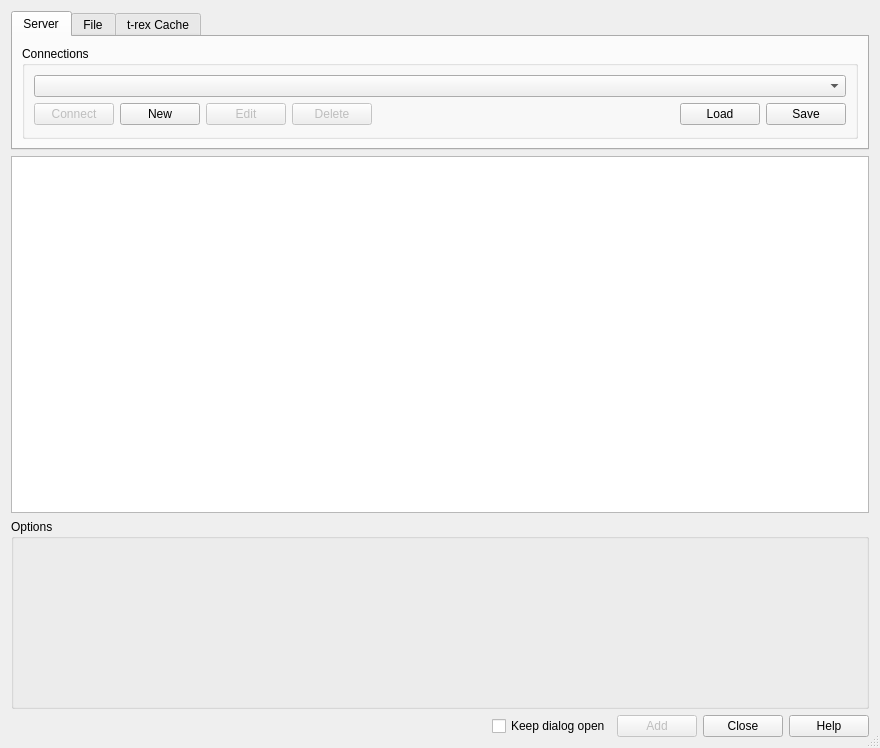
<?xml version="1.0" encoding="UTF-8"?>
<ui version="4.0">
 <class>DlgConnections</class>
 <widget class="QDialog" name="DlgConnections">
  <property name="geometry">
   <rect>
    <x>0</x>
    <y>0</y>
    <width>880</width>
    <height>748</height>
   </rect>
  </property>
  <property name="windowTitle">
   <string>Add Layer(s) from a Vector Tile Source</string>
  </property>
  <property name="sizeGripEnabled">
   <bool>true</bool>
  </property>
  <layout class="QGridLayout" name="gridLayout" rowstretch="0,0,0,0">
   <item row="2" column="0">
    <widget class="QGroupBox" name="grpOptions">
     <property name="minimumSize">
      <size>
       <width>0</width>
       <height>190</height>
      </size>
     </property>
     <property name="title">
      <string>Options</string>
     </property>
    </widget>
   </item>
   <item row="3" column="0">
    <layout class="QHBoxLayout" name="horizontalLayout" stretch="1,0,0,0">
     <item alignment="Qt::AlignRight|Qt::AlignVCenter">
      <widget class="QCheckBox" name="chkKeepOpen">
       <property name="text">
        <string>Keep dialog open</string>
       </property>
      </widget>
     </item>
     <item>
      <widget class="QPushButton" name="btnAdd">
       <property name="enabled">
        <bool>false</bool>
       </property>
       <property name="minimumSize">
        <size>
         <width>80</width>
         <height>0</height>
        </size>
       </property>
       <property name="text">
        <string>Add</string>
       </property>
      </widget>
     </item>
     <item>
      <widget class="QPushButton" name="btnClose">
       <property name="minimumSize">
        <size>
         <width>80</width>
         <height>0</height>
        </size>
       </property>
       <property name="text">
        <string>Close</string>
       </property>
      </widget>
     </item>
     <item>
      <widget class="QPushButton" name="btnHelp">
       <property name="minimumSize">
        <size>
         <width>80</width>
         <height>0</height>
        </size>
       </property>
       <property name="text">
        <string>Help</string>
       </property>
      </widget>
     </item>
    </layout>
   </item>
   <item row="1" column="0">
    <widget class="QTableView" name="tblLayers">
     <property name="editTriggers">
      <set>QAbstractItemView::NoEditTriggers</set>
     </property>
     <property name="showDropIndicator" stdset="0">
      <bool>false</bool>
     </property>
     <property name="alternatingRowColors">
      <bool>true</bool>
     </property>
     <property name="selectionMode">
      <enum>QAbstractItemView::ExtendedSelection</enum>
     </property>
     <property name="selectionBehavior">
      <enum>QAbstractItemView::SelectRows</enum>
     </property>
     <property name="sortingEnabled">
      <bool>true</bool>
     </property>
     <property name="cornerButtonEnabled">
      <bool>true</bool>
     </property>
     <attribute name="verticalHeaderVisible">
      <bool>false</bool>
     </attribute>
    </widget>
   </item>
   <item row="0" column="0" alignment="Qt::AlignTop">
    <widget class="QTabWidget" name="tabConnections">
     <property name="minimumSize">
      <size>
       <width>0</width>
       <height>0</height>
      </size>
     </property>
     <property name="autoFillBackground">
      <bool>false</bool>
     </property>
     <property name="currentIndex">
      <number>0</number>
     </property>
     <property name="movable">
      <bool>false</bool>
     </property>
     <widget class="QWidget" name="tabServer">
      <attribute name="title">
       <string>Server</string>
      </attribute>
      <layout class="QGridLayout" name="gridLayout_4">
       <item row="0" column="0">
        <widget class="QGroupBox" name="groupBox">
         <property name="sizePolicy">
          <sizepolicy hsizetype="Expanding" vsizetype="Minimum">
           <horstretch>0</horstretch>
           <verstretch>0</verstretch>
          </sizepolicy>
         </property>
         <property name="minimumSize">
          <size>
           <width>0</width>
           <height>85</height>
          </size>
         </property>
         <property name="title">
          <string>Connections</string>
         </property>
         <layout class="QGridLayout" name="gridLayout_2">
          <item row="0" column="0">
           <widget class="QComboBox" name="cbxConnections">
            <property name="sizePolicy">
             <sizepolicy hsizetype="Expanding" vsizetype="Fixed">
              <horstretch>0</horstretch>
              <verstretch>0</verstretch>
             </sizepolicy>
            </property>
           </widget>
          </item>
          <item row="1" column="0">
           <layout class="QHBoxLayout" name="horizontalLayout_3">
            <property name="sizeConstraint">
             <enum>QLayout::SetMinimumSize</enum>
            </property>
            <item>
             <widget class="QPushButton" name="btnConnect">
              <property name="enabled">
               <bool>false</bool>
              </property>
              <property name="text">
               <string>Connect</string>
              </property>
             </widget>
            </item>
            <item>
             <widget class="QPushButton" name="btnCreateConnection">
              <property name="text">
               <string>New</string>
              </property>
             </widget>
            </item>
            <item>
             <widget class="QPushButton" name="btnEdit">
              <property name="enabled">
               <bool>false</bool>
              </property>
              <property name="text">
               <string>Edit</string>
              </property>
             </widget>
            </item>
            <item>
             <widget class="QPushButton" name="btnDelete">
              <property name="enabled">
               <bool>false</bool>
              </property>
              <property name="maximumSize">
               <size>
                <width>80</width>
                <height>16777215</height>
               </size>
              </property>
              <property name="text">
               <string>Delete</string>
              </property>
             </widget>
            </item>
            <item>
             <spacer name="horizontalSpacer">
              <property name="orientation">
               <enum>Qt::Horizontal</enum>
              </property>
              <property name="sizeHint" stdset="0">
               <size>
                <width>40</width>
                <height>20</height>
               </size>
              </property>
             </spacer>
            </item>
            <item>
             <widget class="QPushButton" name="btnLoad">
              <property name="maximumSize">
               <size>
                <width>80</width>
                <height>16777215</height>
               </size>
              </property>
              <property name="text">
               <string>Load</string>
              </property>
             </widget>
            </item>
            <item>
             <widget class="QPushButton" name="btnSave">
              <property name="maximumSize">
               <size>
                <width>80</width>
                <height>16777215</height>
               </size>
              </property>
              <property name="text">
               <string>Save</string>
              </property>
             </widget>
            </item>
           </layout>
          </item>
         </layout>
        </widget>
       </item>
      </layout>
     </widget>
     <widget class="QWidget" name="tabFile">
      <attribute name="title">
       <string>File</string>
      </attribute>
      <layout class="QGridLayout" name="gridLayout_6">
       <item row="0" column="0">
        <widget class="QLabel" name="lblSource">
         <property name="text">
          <string>Path</string>
         </property>
        </widget>
       </item>
       <item row="0" column="1">
        <widget class="QLineEdit" name="txtPath">
         <property name="toolTip">
          <string>The URL to the TileJSON of the tile service (e.g. http://yourtilehoster.com/index.json)</string>
         </property>
         <property name="text">
          <string/>
         </property>
         <property name="placeholderText">
          <string/>
         </property>
        </widget>
       </item>
       <item row="0" column="2">
        <widget class="QPushButton" name="btnBrowse">
         <property name="text">
          <string>Browse</string>
         </property>
        </widget>
       </item>
      </layout>
     </widget>
     <widget class="QWidget" name="tabTrexCache">
      <attribute name="title">
       <string>t-rex Cache</string>
      </attribute>
      <layout class="QHBoxLayout" name="horizontalLayout_2">
       <item>
        <widget class="QLabel" name="lblSource_2">
         <property name="text">
          <string>Path</string>
         </property>
        </widget>
       </item>
       <item>
        <widget class="QLineEdit" name="txtTrexCachePath">
         <property name="toolTip">
          <string>The URL to the TileJSON of the tile service (e.g. http://yourtilehoster.com/index.json)</string>
         </property>
         <property name="text">
          <string/>
         </property>
         <property name="placeholderText">
          <string/>
         </property>
        </widget>
       </item>
       <item>
        <widget class="QPushButton" name="btnBrowseTrexCache">
         <property name="text">
          <string>Browse</string>
         </property>
        </widget>
       </item>
      </layout>
     </widget>
    </widget>
   </item>
  </layout>
 </widget>
 <resources/>
 <connections>
  <connection>
   <sender>btnClose</sender>
   <signal>clicked()</signal>
   <receiver>DlgConnections</receiver>
   <slot>reject()</slot>
   <hints>
    <hint type="sourcelabel">
     <x>871</x>
     <y>649</y>
    </hint>
    <hint type="destinationlabel">
     <x>460</x>
     <y>335</y>
    </hint>
   </hints>
  </connection>
 </connections>
</ui>
